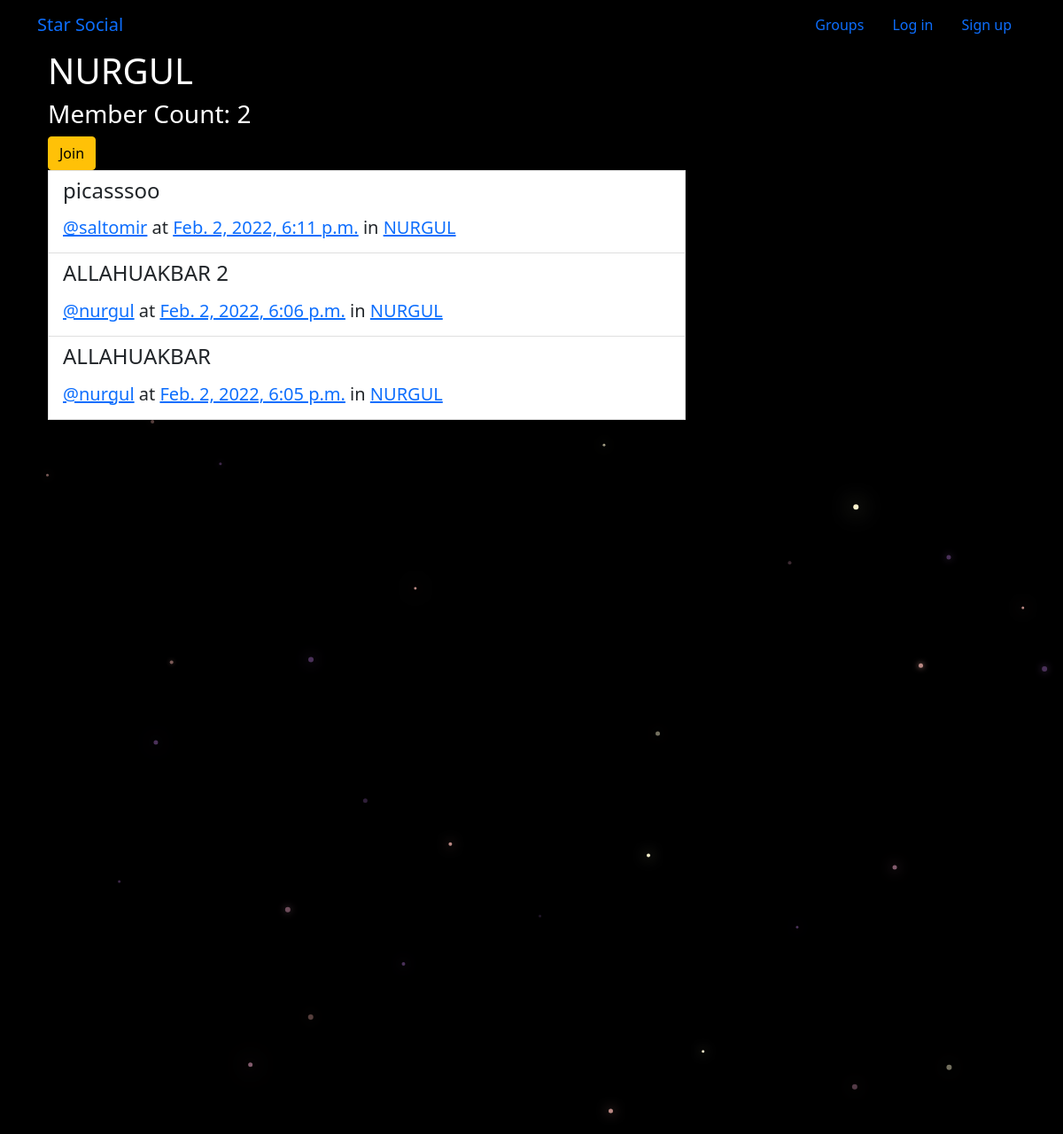
The app's page /groups/posts/in/nurgul/ with its own data.
### groups/models.py (models this page shows, shortened)
class Group(models.Model):
    name = models.CharField(max_length=255, unique=True)
    slug = models.SlugField(allow_unicode=True, unique=True)
    description = models.TextField(blank=True, default='')
    description_html = models.TextField(editable=False,  default='', blank=True)
    members = models.ManyToManyField(User,through="GroupMember")
    class Meta:
        ordering = ["name"]

### posts/models.py (models this page shows, shortened)
class Post(models.Model):
    user = models.ForeignKey(User,on_delete=models.CASCADE,related_name="posts")
    created_at = models.DateTimeField(auto_now=True)
    message = models.TextField()
    message_html = models.TextField(editable=False)
    group = models.ForeignKey(Group, on_delete=models.CASCADE,related_name="posts",null=True, blank=True)
    class Meta:
        ordering = ["-created_at"]
        unique_together = ["user", "message"]

### groups/views.py (the view)
# urls.py: path('posts/in/<slug:slug>/', views.SingleGroup.as_view(),name='single'),
class SingleGroup(generic.DetailView):
    model = Group

### groups/templates/groups/group_detail.html (shortened to what this page needs)
{% extends "groups/group_base.html" %}
{% block pregroup %}
<h1>{{group.name}}</h1>
<h3> Member Count: {{group.members.count}}</h3>
  <div class="content">
				{% if user in group.members.all %}
					<button href="{% url 'groups:leave' slug=group.slug %}" class="btn btn-fill btn-warning"> Leave</button>
				{% else %}
					<button href="{% url 'groups:join' slug=group.slug %}" class="btn btn-fill btn-warning">Join</button>
				{% endif %}
</div>
{% endblock %}
{% block group_content %}
<div class="col-md-8">
	{% if group.posts.count == 0 %}
	<h2>No posts in this group yet!</h2>
	{% else %}
		{% for post in group.posts.all %}
			{% include "posts/_post.html" %}
		{% endfor %}
	{% endif %}
</div>
{% endblock %}

### posts/templates/posts/_post.html (shortened to what this page needs)
<div class="post media list-group-item list-group-item-action">
	<h4>{{ post.message_html|safe }}</h4>
	<div class="media-body">
		<h5 class="media-heading">
			<span class="username"><a href="{% url 'posts:for_user' username=post.user.username %}">@{{ post.user.username }}</a></span> at
			<time class="time"><a href="{% url 'posts:single' username=post.user.username pk=post.pk %}">{{ post.created_at }}</a></time>
			{% if post.group %}
			<span class="group-name">in <a href="{% url 'groups:single' slug=post.group.slug%}">{{ post.group.name }}</a></span>
			{% endif %}
		</h5>
	</div>
</div>

### static/social_media_project/css/master.css (style rules this page uses)
body { margin: 0; overflow: hidden; background-color: black; color:white; }

### records on screen
Group: name "NURGUL", members.count "2"
Post: message_html "picasssoo", user.username "saltomir", created_at "Feb. 2, 2022, 6:11 p.m.", group.name "NURGUL"
Post: message_html "ALLAHUAKBAR 2", user.username "nurgul", created_at "Feb. 2, 2022, 6:06 p.m.", group.name "NURGUL"
Post: message_html "ALLAHUAKBAR", user.username "nurgul", created_at "Feb. 2, 2022, 6:05 p.m.", group.name "NURGUL"
